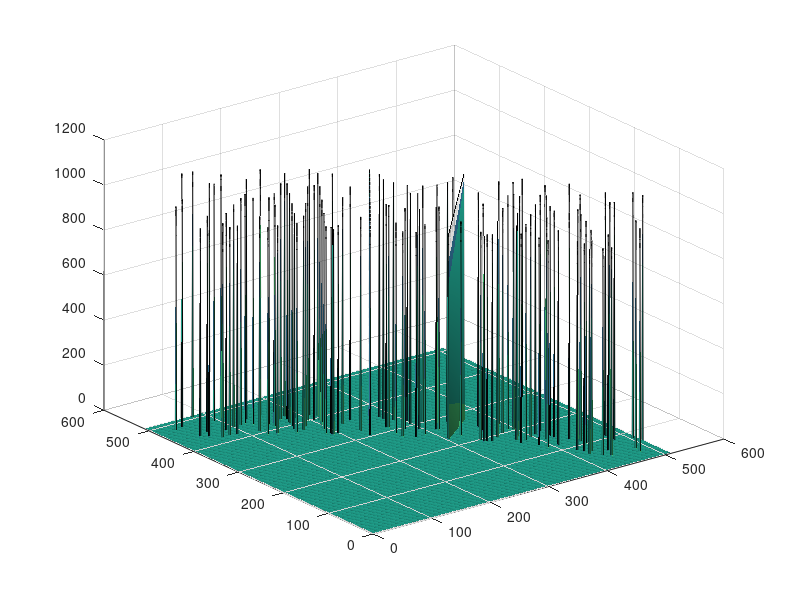
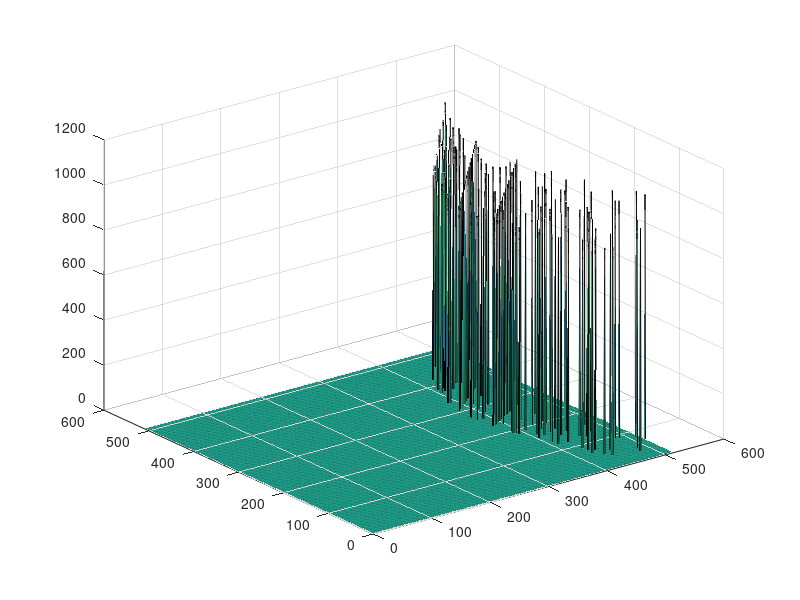
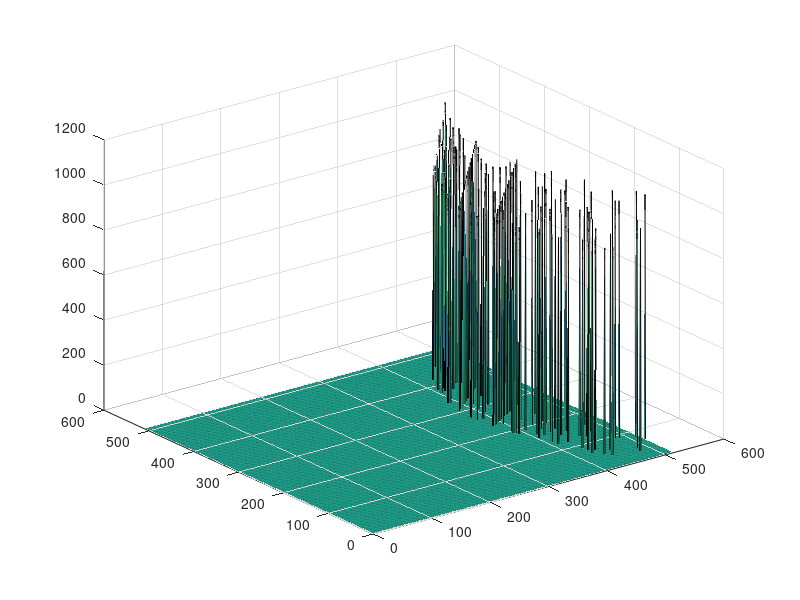

Write MATLAB code to recreate these figures, in order.
clear;
l = 1;

for i = 1:1000
    for j = 1:1000
        k = sqrt( i*i + j*j );
        if mod(k,1) == 0
            sum = i + j + k;
            if (sum > 900) && (sum < 1100)
                store_2(i,j) = sum;
                store_3(i,k) = sum;
                store_4(j,k) = sum;
            end
            %             store(l,1) = i;
            %             store(l,2) = j;
            %             store(l,3) = k;
            %             store(l,4) = sum;
            %             l = l + 1;
        end
    end
end

surfl(store_2);
figure
surfl(store_3);
figure
surfl(store_4);